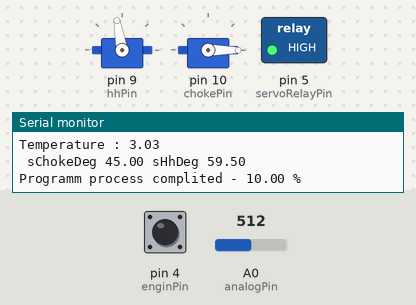
Bench run of a sketch on a simulated Arduino Uno, built with avr-gcc and run on an emulated ATmega328P. Shown: 2 × servo, switched loads named in the sketch (green lamp = pin HIGH), the last lines printed to the serial monitor. The inputs (shaded band) are chosen by the test bench; at power-on: A0 (analogPin) = 512, pin 4 (enginPin) HIGH.

Above: at 5.7 s.
5.8 s: A0 (analogPin) set to 511
9.0 s: pin 4 (enginPin) pulled LOW for 3.2 s
At 14.4 s:
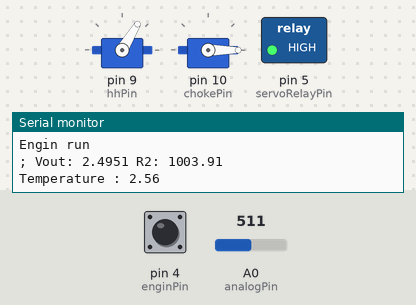
15.0 s: A0 (analogPin) set to 716
At 16.9 s:
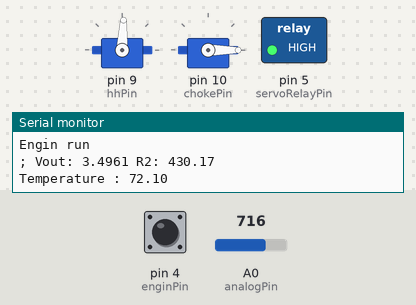
18.0 s: A0 (analogPin) set to 306
At 20.4 s:
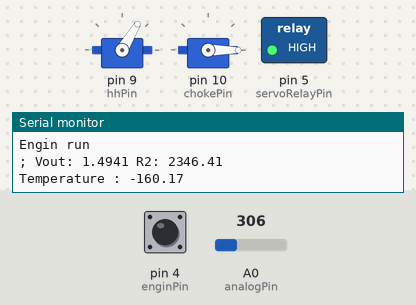
Timing chart, 0 to 21.9 s (numbered marks = the images above; inputs shaded):
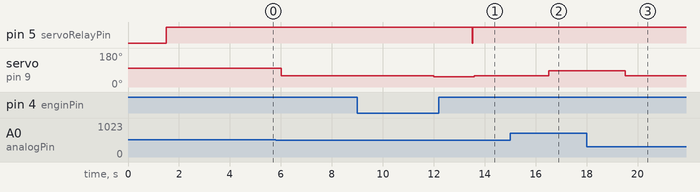

The sketch:

carb_prototupe.ino
```cpp
/*
 * При первой установке нужно - либо установить параметр setupServo = true, или передать через терминал команду setup: true|
 * При первоначальной настройке.
 *
 * Привод ХХ
 * нужно подключить сервопривод и установить угол 90 - это будет нулевой точкой (уже прописано в setup: true)
 * Диапазон регулировки от 180 до 15 градусов. Рабочий диапазон от 100 до 55.
 * Если значяение меньше 55 то может проскочить через ограничитель!
 *
 * Привод Воздушной заслонки.
 * При servoSetup = true, устанавилвается в положение 0. При этом нужно перевести серво в режим полной открытой
 * воздушной заслонки.
 *
 * Регулировка параметров нужно использовать.
 * c: (0-50) |        угол воздушной завслонки
 * h: ((100-180)-55)| угол подпора ХХ
 * setup: true|       переключение в режим настройки\работы. При каждом вызове setup: true| - уставливает сервоприводы в необходимые положения.
 * wt: int |          изменить время прогревочного цикла ( параметр в мск)
 *
 * Расчет для параметров датчика температуры тазбит на два сегмента(для линейного подсчета)
 * >5500 om - 1000om - прогрвается двигатель (t = -5 - +40 C)
 * <1000 om - 120om - слегка прогрелся но еще не рабочая температура
*/

#include <avr/sleep.h>          // Библиотека для сна ардуино
#include <avr/interrupt.h>        // для сна вспомогательная библиотека
#include <Servo.h>                    // Библилтека работы с серво приводом
Servo sHh;
Servo sChoke;

int hhPin = 9;                        // пин для двигателем ХХ  - 9
int chokePin = 10;                    // пин для двигателем воздушной заслонки - 10
int enginPin = 4;                     // пин для получения сигнала что ключь в зажигании
int servoRelayPin = 5;            // пин для реле питания серво лини

float maxEnginTemperature = 120;
float enginTemperature;

float minServoHhDeg = 55;             // XX - максимальные прогревочные
float maxServoHhDeg = 100;            // XX - прогревочные выключены
float sHhDeg = minServoHhDeg;         // текуший угол прогревочного серво
float sHhOnePercDeg = (maxServoHhDeg - minServoHhDeg) / 100; // угол одно процента

float minServoChokeDeg = 0;           // Воздушная заслонка - полностью открыта
float maxServoChokeDeg = 50;          // Воздушная заслонка - польностью закрыта
float sChokeDeg = maxServoChokeDeg;   // текщий угол воздушной заслонки
float sChokeOnePercDeg = (maxServoChokeDeg - minServoChokeDeg) / 100; // угол одно процента

boolean setupServo = false;           // режин настройки привода
boolean enginIsHot = false;           // индикатор прогрева двигателя
boolean enginRun = false;             // если ключь повернут на старт (на 15 шине появилось напряжение)


String serialString; // для чтения данных их буффера

// Чтение сопротивления датчика темперетуры
int analogPin = 0; // пин для подключения датчика температуры
int raw = 0;
int Vin = 5; // опорное напряжение
float Vout = 0;
float R1 = 1000; // сопротивление известного резистора
float R2 = 0; // сопротивление измеряемого резистора (нашего датчика температуры)
float buffer = 0;

unsigned long checkResistTimer = 0;
unsigned long checkResistInterval = 3000; // инервал когда нужно змерять сопротивление, через каждые 15 сек
unsigned long sleepDelayTimer = 0;
//unsigned long sleepDelayInterval = 550000; // интервал перед уходом в сон в милисекундах (~10мин)

unsigned long sleepDelayInterval = 6000;

//Настроки циклов для усреднненой программы
unsigned long runProgTime; // время прошедшее после старта программы
float warmUpTime = 180000; // полное время цикла в милисекундах (3мин)

float steps = 10;         // количество шагов до прогрева
float percCompleted = 0;  // сколько процентов выполннено

void setup(){
  pinMode(enginPin, INPUT_PULLUP);
  pinMode(servoRelayPin, OUTPUT);
  Serial.begin(9600);
  sHh.write(maxServoHhDeg);
  sHh.attach(hhPin);
  sChoke.write(minServoChokeDeg);
  sChoke.attach(chokePin);
  delay(1500);
  sHh.detach();
  sChoke.detach();

}

void loop() {
  readTerminal();
  // Чтение данные датчика температуры
  raw = analogRead(analogPin);
  enginRun = digitalRead(enginPin);
  if(enginRun){ // если ключь в пусковом положении
    if(!digitalRead(servoRelayPin)){
      digitalWrite(servoRelayPin, HIGH);
    }
    if(raw && isCheckResistance() && !enginIsHot) {
      Serial.println("Engin run");
      buffer = raw * Vin;
      Vout = (buffer)/1024.0;
      buffer = (Vin/Vout) - 1;
      R2 = R1 * buffer;
      Serial.print("; Vout: ");Serial.print(Vout, 4); Serial.print(" R2: "); Serial.println(R2);
       if ( Vout <= .1 ) { // не исправен датчик температуры - запуск усреднной программы
        runAverageValues();
      } else {
        normalCycle();  // расчет по алгоритму
      }
    }
  } else {
    sleepDelayTimer = checkResistTimer;
    if(isCheckSleepDealy()){
      if(digitalRead(servoRelayPin)){
        rotateServoForProcent(0);
        digitalWrite(servoRelayPin, LOW);
        Serial.println("GO to sleep");
      }
    } else {
      if(enginIsHot){
        Serial.println("Engin off");
        enginIsHot = false;
      }
    }
  }
}

bool isCheckResistance(){
  if(millis() > checkResistTimer + checkResistInterval){
    checkResistTimer = millis();
    return true;
  } else {
    return false;
  }
}

bool isCheckSleepDealy(){
  if(millis() > sleepDelayTimer + sleepDelayInterval){
    sleepDelayTimer = millis();
    return true;
  } else {
    return false;
  }
}

void normalCycle() { // нормальный рабочий цикл
  float temperature = (82000. - 80. * R2)/660.;
  Serial.print("Temperature : ");
  Serial.println(temperature);
  if(temperature > 80){
    finish();
  } else if (temperature > 5) {
    rotateServoForProcent(temperature);
  } else if (temperature < 5){
    rotateServoForProcent(10);
  }
}

void runAverageValues(){ // если датчик не работате стартуем по усреднным значениям
  if( millis() > warmUpTime ) { // Прогрелось
    finish();
  } else { // нужно прогревать
    float now = millis();
    float proc = 100 * (now / warmUpTime); // сколько процентов выплонилось
    // измнеие положения серво машинок при измнеий на каждые 10%
    if(proc > percCompleted + steps && proc < 100) {
      percCompleted += steps;
      rotateServoForProcent(percCompleted);
    } else if(proc == 100){
      finish();
    }
  }

}

void rotateServoForProcent(float perc){
  sChokeDeg = maxServoChokeDeg - ( perc * sChokeOnePercDeg );
  sHhDeg = minServoHhDeg + ( perc * sHhOnePercDeg);
  sHh.write(sHhDeg);
  sChoke.write(sChokeDeg);
  if( !sHh.attached() ) {
    sHh.attach(hhPin);
  }

  if( !sChoke.attached() ) {
    sChoke.attach(chokePin);
  }

  delay(1500);
  sChoke.detach();
  Serial.print(" sChokeDeg ");
  Serial.print(sChokeDeg);
  Serial.print(" sHhDeg ");
  Serial.println(sHhDeg);
  Serial.print("Programm process complited - ");
  Serial.print(perc);
  Serial.println(" %");
}


void finish(){
  sHh.write(maxServoHhDeg);  // полностью открываем воздушную заслонку;
  sChoke.write(minServoChokeDeg);  // Выключаем прогревочные;
  enginIsHot = true;

  if( !sHh.attached() ) {
    sHh.attach(hhPin);
  }
  if( !sChoke.attached() ) {
    sChoke.attach(chokePin);
  }

  delay(1500);

  sChoke.detach();
  sHh.detach();
  if(digitalRead(servoRelayPin)){
   digitalWrite(servoRelayPin, LOW);
  }
  Serial.println("Engin is hot!!!");
}


void servoToInstallPosition(){
  sHh.write(90);
  sHh.attach(hhPin);

  sChoke.write(0);
  sChoke.attach(chokePin);

  delay(500);
  sHh.detach();
  sChoke.detach();
}

void readTerminal(){
  // Чтение данные из терминала - для настройки и изменеия параметров
  while (Serial.available()) {
    char serialChar = Serial.read();
    serialString += serialChar;
    if (serialChar == '|') {
      Serial.print("String = ");
      serialString = serialString.substring(0, serialString.length()-1);
      if(serialString.indexOf("h:") > -1) {
        // изменяем угол ХХ
        String newDeg = serialString.substring(serialString.indexOf("h:") + 1);
        sHh.write(newDeg.toInt());
        Serial.println("hh degree = " + serialString);
      } else if(serialString.indexOf("c:") > -1) {
        // изменяем угол дроселя
        String startDeg = serialString.substring(serialString.indexOf("c:") + 1);
        sChoke.write(startDeg.toInt());
        Serial.println("choke deg = " + serialString);
      } else if(serialString.indexOf("wt:") > -1) {
        // изменяем времени цикла прогрева если вышел из строя датчик
        String setTime = serialString.substring(serialString.indexOf("wt:") + 1);
        warmUpTime = setTime.toInt();
        Serial.println("warmUpTime = " + setTime);
      } else if(serialString.indexOf("setup:") > -1) {
        // переключение режима работы
        String startDeg = serialString.substring(serialString.indexOf("setup:") + 1);
        if(startDeg == "true"){
          setupServo = true;
          servoToInstallPosition();
          Serial.println("Setup enabled");
        } else {
          setupServo = false;
          Serial.println("Setup disabled");
        }

      }
      serialString = "";
    }
  }
}
```

Measured:
- after the input at 9.0 s, pin 5 (servoRelayPin): HIGH → LOW after 4.5 s, → HIGH 0.01 s later; servo on pin 9 (hhPin): 59° → 55° after 3.0 s, → 59° 1.6 s later
- after the input at 15.0 s, servo on pin 9 (hhPin): 59° → 87° after 1.5 s
- after the input at 18.0 s, servo on pin 9 (hhPin): 87° → 59° after 1.5 s
